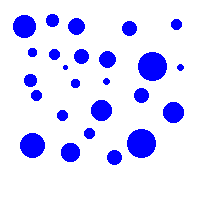
#> input picture scripts/play_scripts/polka.png, 200 x 200 px
$ python make_lake.py
#> lines starting #> are read from the running program, lines starting #| are printed output that depends on the picture
import numpy as np
import matplotlib.pyplot as plt
from scipy import ndimage
grid = np.ones((200, 200))

lake_im = ndimage.imread('polka.png')
#> lake_im is the input picture: shape (200, 200, 4); mean R, G, B, A 220.7, 220.7, 255, 255
lake = np.ones((200, 200))

for n in range(200):
    for m in range(200):
        if np.all(lake_im[n, m, :] == 255):
            pass
        else:
            lake[n, m] = 0

plt.figure()
plt.imshow(lake)
plt.show()
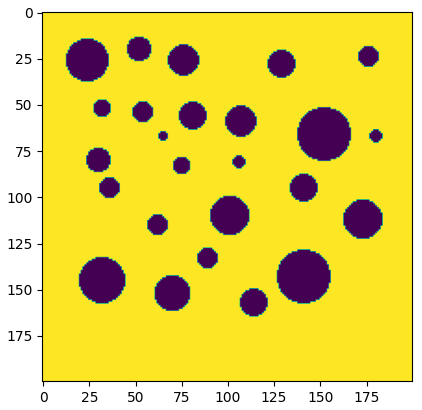
#> figure drawn by matplotlib, 1 panel
np.save('polka.npy', lake)

$ run again, with scripts/play_scripts/lake.png copied over scripts/play_scripts/polka.png
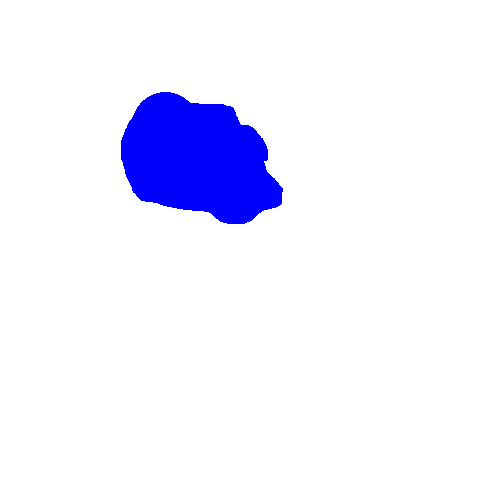
#> input picture scripts/play_scripts/lake.png, 500 x 500 px
#> lake_im is the input picture: shape (500, 500, 4); mean R, G, B, A 239.6, 239.6, 255, 255
#> `plt.show()`:
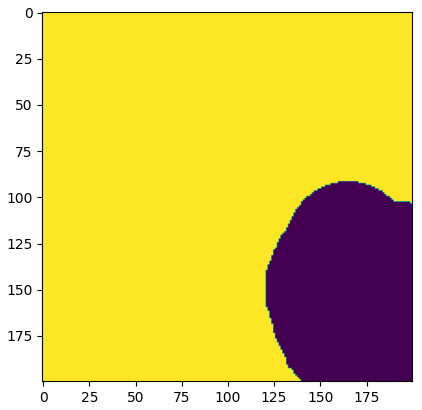
#> figure drawn by matplotlib, 1 panel

$ run again, with scripts/play_scripts/river.png copied over scripts/play_scripts/polka.png
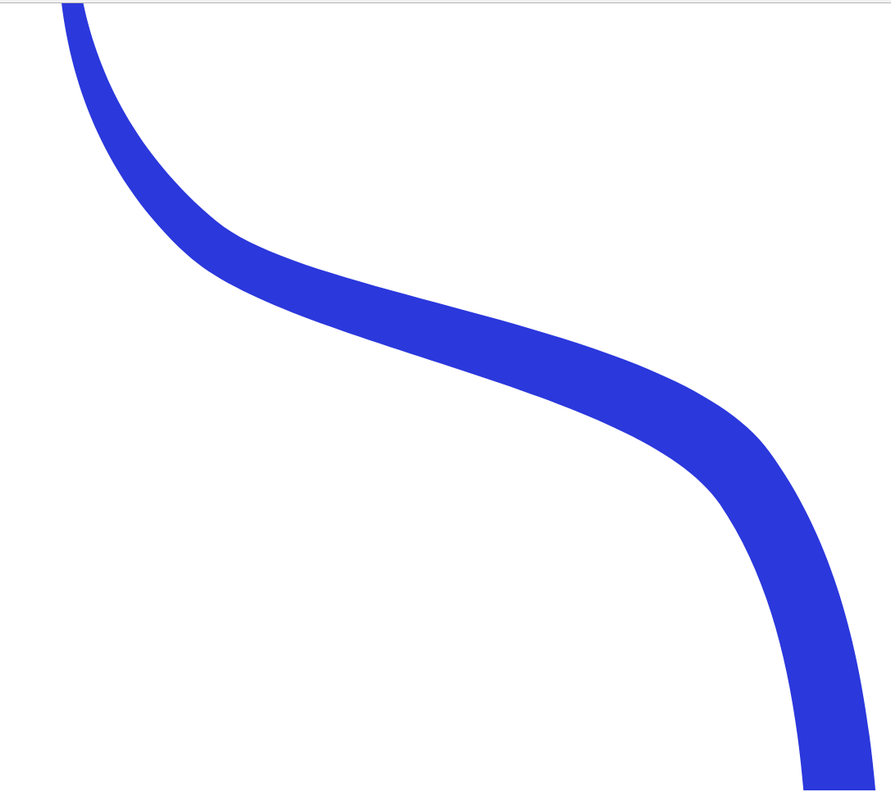
#> input picture scripts/play_scripts/river.png, 891 x 792 px, shrunk from 1086 x 966 before the run
#> lake_im is the input picture: shape (792, 891, 4); mean R, G, B, A 234.4, 235.6, 251.5, 255
#> `plt.show()`:
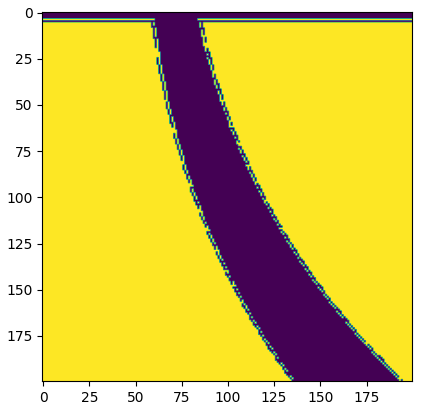
#> figure drawn by matplotlib, 1 panel
